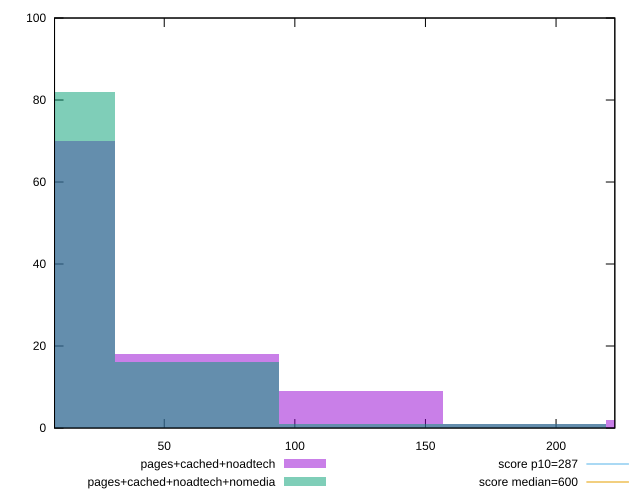

Reproduce this figure in gnuplot.
reset

$pagesCachedNoadtech <<EOF
125.22607783740828 9
62.61303891870414 18
0 70
250.45215567481657 2
187.83911675611242 1
EOF

$pagesCachedNoadtechNomedia <<EOF
62.61303891870414 16
0 82
187.83911675611242 1
125.22607783740828 1
EOF

set key outside below
set boxwidth 62.61303891870414
set xrange [8:222.5]
set yrange [0:100]
set trange [0:100]
set style fill transparent solid 0.5 noborder

set parametric
set terminal svg size 640, 500 enhanced background rgb 'white'
set output "report_00017_2021-02-10T15-08-03.406Z/total-blocking-time/comparison/histogram/2_vs_3.svg"

plot $pagesCachedNoadtech title "pages+cached+noadtech" with boxes, \
     $pagesCachedNoadtechNomedia title "pages+cached+noadtech+nomedia" with boxes, \
     287,t title "score p10=287", \
     600,t title "score median=600"

reset
